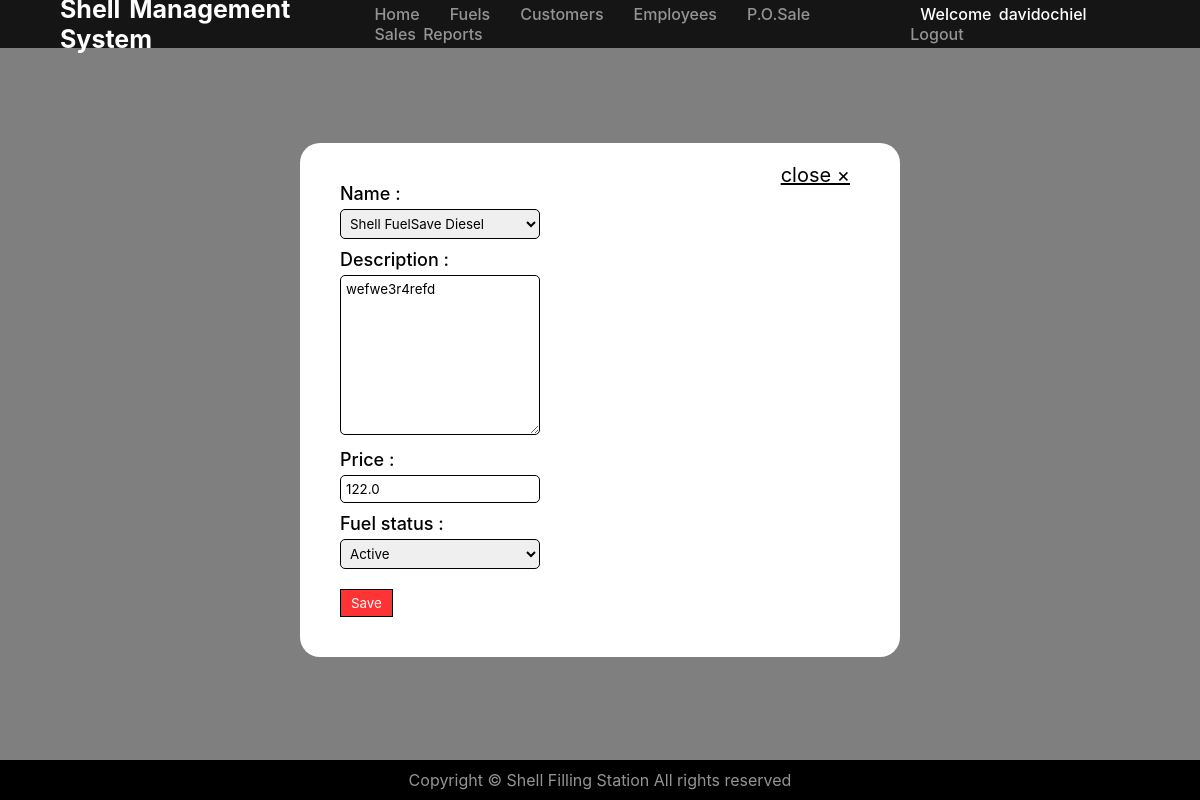
The app's page /update-fuel/934ddda8785043e0a92ad41ee90dc97e/ (signed in) with its own data.
### fuels/models.py (models this page shows, shortened)
class Fuel(models.Model):
    FUEL_TYPES = (
        ('Shell FuelSave Gasoline(unleaded)', 'Shell FuelSave Gasoline(unleaded)'),
        ('Shell FuelSave Diesel', 'Shell FuelSave Diesel'),
        ('Shell Diesel Extra', 'Shell Diesel Extra'),
        ('Shell V-Power', 'Shell V-Power'),
        ('Shell V-Power NITRO+ Premium Gasoline', 'Shell V-Power NITRO+ Premium Gasoline'),
        ('Shell E15 Regular 88', 'Shell E15 Regular 88'),
        ('Shell ClearFLEX E85', 'Shell ClearFLEX E85'),
    )
    name = models.CharField(max_length=250, choices=FUEL_TYPES, unique=True)
    description = models.TextField(null=True, blank=False)
    fuel_status = models.CharField(max_length=8, null=True, choices=(('active', 'Active'),('inactive', 'Inactive')), default='active')
    price = models.FloatField(validators=[MinValueValidator(100), MaxValueValidator(200)], max_length=(15,2))
    date_created = models.DateTimeField(default=datetime.now)
    id = models.UUIDField(default=uuid.uuid4, unique=True, primary_key=True, editable=False)

### shellManagementSystem/decorators.py (the view)
        def wrapper_func(request, *args, **kwargs):
            group = None
            if request.user.groups.exists():
                group = request.user.groups.all()[0].name
            if group in allowed_roles:
                return view_func(request, *args, **kwargs)
            else:
                return redirect('add-sale')

### fuels/forms.py
class FuelForm(ModelForm):
    class Meta:
        model = Fuel
        fields = ['name', 'description', 'price', 'fuel_status']
        widgets = {
            'name' : forms.Select(attrs={'class':'form-input'}),
            'description' : forms.Textarea(attrs={'class':'form-input description-input'}),
            'fuel_status' : forms.Select(attrs={'class':'form-input'}),
            'price' : forms.NumberInput(attrs={'class':'form-input'})
        }

### fuels/views.py (called while the page is built)
@login_required(login_url='login')
@allowed_users(allowed_roles=['admin'])
def updateFuel(request, pk):
    fuel = Fuel.objects.get(id=pk)
    form = FuelForm(instance=fuel)
    if request.method == 'POST':
        form = FuelForm(request.POST, instance=fuel)
        if form.is_valid():
            form.save()
            return redirect('fuels')
    context = {'form':form}
    return render(request, 'fueltemplates/add-fuel-form.html', context)

### fuels/templates/fueltemplates/add-fuel-form.html (shortened to what this page needs)
{% extends 'main.html' %}
{% block content %}
<section class="form-section">
    <div class="form-content">
        <a class="close-details btn" href="{% url 'fuels' %}">close &times;</a>
        <form class="add-form" method="POST">
            {% for field in form %}
            <div class="form-area">
                <div class="form-label"><label>{{field.label}} :</label></div>
                <div class="form-field">
                    {{field}}
                </div>
            </div>
            {% endfor %}
            <input class="btn-2 submit-btn" type="submit" value="Save" />
        </form>
    </div>
</section>
{% endblock content %}

### templates/nav.html
{% load static %}
<nav class="nav">
    <h3><a href="#" id="logo">Shell Management System</a></h3>
    {% if request.user.is_authenticated %}
    <div class="nav-links">
        <ul>
            <div class="lists">
                <li><a href="#">Home</a></li>
                {% if request.user.is_staff %}
                <li><a href="{% url 'fuels' %}">Fuels</a></li>
                <li><a href="{% url 'customers' %}">Customers</a></li>
                <li><a href="{% url 'employees' %}">Employees</a></li>
                {% endif %}
                <li><a href="{% url 'add-sale' %}">P.O.Sale</a></li>
                <li><a href="{% url 'sales' %}">Sales Reports</a></li>
            </div>
        </ul>
    </div>
    <div class="nav-links">
        <ul>
            <div class="lists lists-2">
                <li class="li">Welcome <span style="color: white;">{{ user }}</span></li>
                <li><a href="{% url 'logout' %}">Logout</a></li>
            </div>
        </ul>
    </div>
    {% endif %}
</nav>

### static/styles/styles.css (style rules this page uses)
* { margin: 0; padding: 0; box-sizing: border-box; font-family: -apple-system, BlinkMacSystemFont, "Segoe UI", Roboto, Oxygen, Ubuntu, Cantarell, "Open Sans", "Helvetica Neue", sans-serif; }
ul { list-style: none; }
a { text-decoration: none; }
.btn { text-decoration: underline; color: rgb(0, 0, 0); }
.btn-2 { border: 1px black solid; background-color: rgba(255, 0, 0, 0.8); color: white; padding: 5px 10px; text-align: center; }
.nav { display: flex; align-items: center; justify-content: space-between; flex-direction: row; position: fixed; top: 0; height: 5vh; width: 100%; margin: 0 auto; background-color: rgba(0, 0, 0, 0.836); padding: 2% 5%; z-index: 300; word-spacing: 3px; }
#logo { color: white; font-size: 25px; }
.lists { display: flex; flex-wrap: wrap; }
.lists a, .li { margin: 0 15px; color: rgb(148, 148, 148); font-weight: 500; }
.li { color: white; }
.lists-2 a { margin: 0 5px; }
.page-details, .form-section, .delete-section { background-color: rgba(0, 0, 0, 0.5); width: 100%; height: 100vh; position: absolute; z-index: 200; }
.details-content, .form-content { background-color: white; position: absolute; min-height: 50vh; top: 50%; left: 50%; transform: translate(-50%, -50%); width: 50%; padding: 40px; border-radius: 20px; }
.close-details { font-size: 20px; position: absolute; padding: 0 10px; right: 40px; top: 20px; }
.form-area { max-width: 60%; }
.submit-btn { margin-top: 10px; }
.form-input { border: 1px black solid; width: 200px; max-height: 20vh; padding: 5px; border-radius: 5px; margin: 5px 0 10px; }
.description-input { max-width: 200px; min-width: 200px; min-height: 20vh; }
.form-label { margin-right: 50px; }
.form-label { font-size: 18px; font-weight: 500; }

### records on screen
Fuel: form "Shell FuelSave Diesel" "wefwe3r4refd" "122.0" "Active"

### other values on screen
{{ user }} "davidochiel"
{{ field.label }} "Name" "Description" "Price" "Fuel status"
